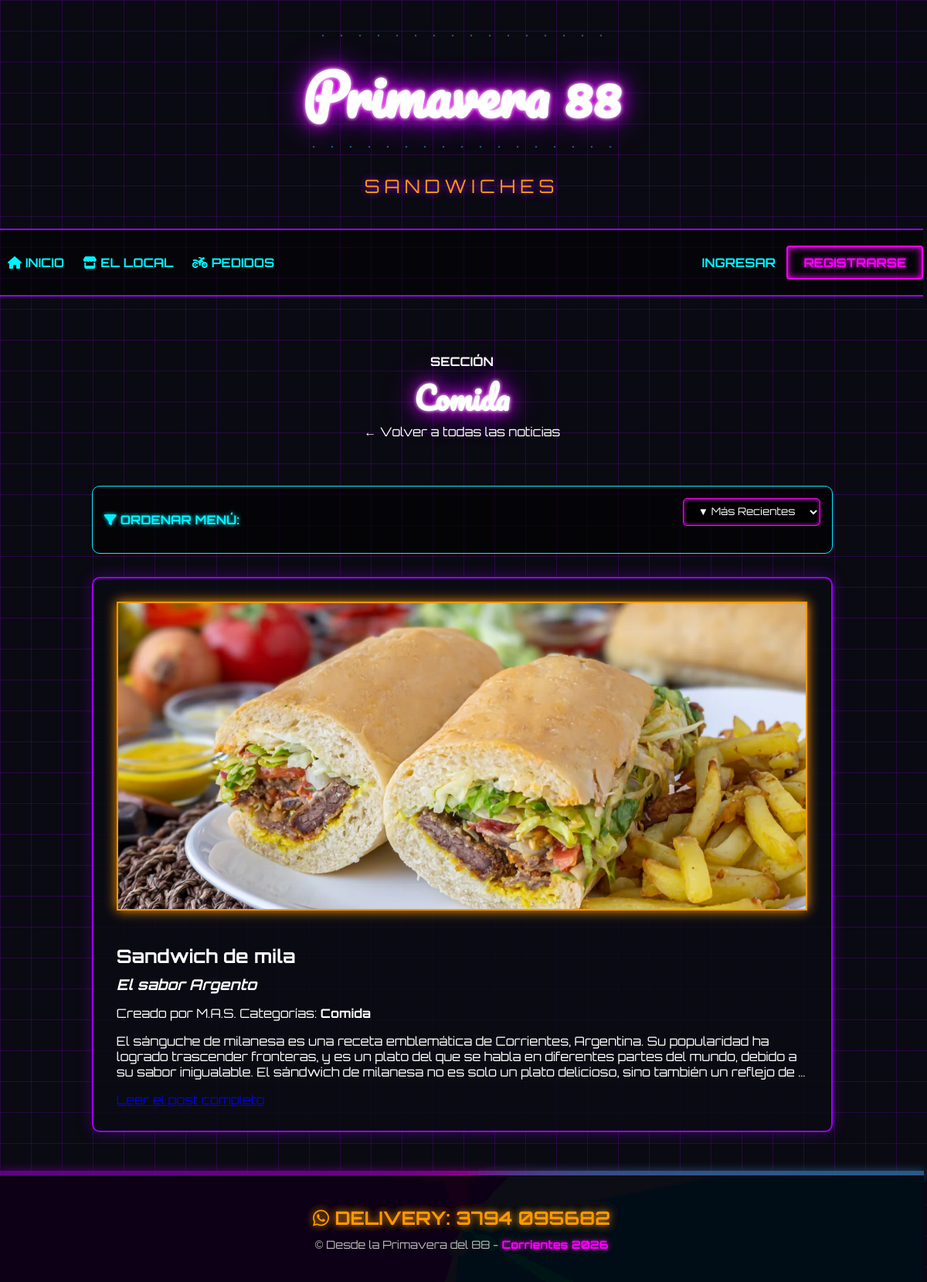
The app's page /categoria/1/ with its own data.
### blogInfo/models.py (models this page shows, shortened)
class Categoria(models.Model):
    nombre = models.CharField(max_length=100)
    class Meta:
        verbose_name_plural = "Categorías" #aparece en español "Categorías" en el admin

class Post(models.Model):
    autor_post = models.ForeignKey("Autor", on_delete=models.CASCADE)
    titulo = models.CharField(max_length=200)
    subtitulo = models.CharField(max_length=300, blank=True, null=True, verbose_name="Subtítulo")
    imagen = models.ImageField(upload_to='blog_images/', blank=True, null=True, verbose_name="Imagen de Portada")
    contenido = models.TextField()
    fecha_creacion = models.DateTimeField(default=timezone.now)
    fecha_actualizacion = models.DateTimeField(auto_now=True)
    fecha_publicacion = models.DateTimeField(blank=True, null=True)
    categorias = models.ManyToManyField("Categoria", related_name="posts", blank=True)
    vistas = models.PositiveIntegerField(default=0)
    likes = models.ManyToManyField(User, related_name='blog_posts_likes', blank=True)
    class Meta:
        ordering = ['-fecha_publicacion']

class Autor(models.Model):
    id_autor = models.BigAutoField(primary_key=True)
    user = models.OneToOneField(User, on_delete=models.CASCADE)
    nombre = models.CharField(max_length=200)
    email = models.EmailField(unique=True)
    biografia = models.TextField(blank=True, null=True)
    facebook = models.URLField(blank=True, null=True)
    twitter = models.URLField(blank=True, null=True)
    instagram = models.URLField(blank=True, null=True)

### blogInfo/views.py (the view)
# urls.py: path('categoria/<int:category_id>/', views.category_posts, name='categoria_posts'),
def category_posts(request, category_id):
    categoria = get_object_or_404(Categoria, id=category_id)
    posts = Post.objects.filter(categorias=categoria)
    orden = request.GET.get('orden')
    if orden == 'antiguedad_asc':
        posts = posts.order_by('fecha_publicacion')
    elif orden == 'antiguedad_desc':
        posts = posts.order_by('-fecha_publicacion')
    elif orden == 'alfabetico_asc':
        posts = posts.order_by('titulo')
    elif orden == 'alfabetico_desc':
        posts = posts.order_by('-titulo')
    else:
        posts = posts.order_by('-fecha_publicacion') # Default
    return render(request, 'blogInfo/home.html', {
        'posts': posts,
        'categoria_seleccionada': categoria
    })

### blogInfo/templates/blogInfo/home.html (shortened to what this page needs)
{% extends 'base.html' %}
{% block content %}
    {% if categoria_seleccionada %}
        <div style="text-align: center; margin-bottom: 40px; border-bottom: 2px solid var(--ink-primary);">
            <h2 style="font-family: var(--font-heading); color: var(--ink-muted); text-transform: uppercase; font-size: 1rem;">Sección</h2>
            <h1 class="main-title" style="margin-top: 0; font-size: 2.5rem;">{{ categoria_seleccionada.nombre }}</h1>
            <a href="{% url 'home' %}" style="color: var(--ink-secondary); text-decoration: none;">&larr; Volver a todas las noticias</a>
            <br><br>
        </div>
    {% endif %}
   <div style="
        margin-bottom: 30px;
        padding: 15px;
        border: 1px solid var(--neon-blue);
        background-color: rgba(0, 0, 0, 0.6);
        border-radius: 10px;
        display: flex;
        justify-content: space-between;
        align-items: center;
        flex-wrap: wrap;
        gap: 10px;">
        <span style="font-family: var(--font-tech); color: var(--neon-blue); font-weight: bold; text-shadow: 0 0 5px var(--neon-blue);">
            <i class="fas fa-filter"></i> ORDENAR MENÚ:
        </span>
        <form method="get" style="margin: 0;">
            <select name="orden" onchange="this.form.submit()" style="
                background-color: #000;
                color: #fff;
                border: 1px solid var(--neon-pink);
                padding: 8px 15px;
                font-family: var(--font-tech);
                border-radius: 5px;
                cursor: pointer;
                outline: none;
                box-shadow: 0 0 5px var(--neon-pink) inset;">
                <option value="antiguedad_desc" {% if request.GET.orden == 'antiguedad_desc' %}selected{% endif %}>▼ Más Recientes</option>
            </select>
        </form>
    </div>
    {% for post in posts %}
    <div class="post-card">
        {% if post.imagen %}
            <img src="{{ post.imagen.url }}" class="post-image" alt="{{ post.titulo }}">
        {% endif %}
        <div class="post-content">
            <h2 class="post-title">{{ post.titulo }}</h2>
            {% if post.subtitulo %}
                <h3 style="font-family: var(--font-body); font-size: 1.2rem; margin-top: -10px; margin-bottom: 15px; font-style: italic;">
                    {{ post.subtitulo }}
                </h3>
            {% endif %}
            <span class="post-meta">
                {{ post.fecha_publicacion|date:"d F Y" }}  Creado por {{ post.autor_post.nombre }}
                Categorías:
                {% for cat in post.categorias.all %}
                    <a href="{% url 'categoria_posts' cat.id %}" style="color: var(--ink-primary); font-weight: bold; text-decoration: none;">
                        {{ cat.nombre }}
                    </a>{% if not forloop.last %}, {% endif %}
                {% endfor %}
            </span>
            <p class="post-excerpt">
                {{ post.contenido|truncatewords:50 }}
            </p>
            <a href="{% url 'post_detail' post.pk %}" class="btn-read">Leer el post completo</a>
        </div>
    </div>
    {% empty %}
        <p style="text-align: center; font-size: 1.5rem;">No hay posts en esta sección.</p>
    {% endfor %}
{% endblock %}

### static/css/styles.css (style rules this page uses)
:root { --bg-dark: #0a0a12; --neon-pink: #ff00ff; --neon-purple: #9d00ff; --neon-orange: #ff9900; --neon-blue: #00f3ff; --font-neon-script: 'Pacifico', cursive; --font-tech: 'Orbitron', sans-serif; }
* { box-sizing: border-box; max-width: 99.9%; }
body { background-color: var(--bg-dark); background-image: linear-gradient(rgba(157, 0, 255, 0.2) 1px, transparent 1px), linear-gradient(90deg, rgba(157, 0, 255, 0.2) 1px, transparent 1px); background-size: 40px 40px; color: #fff; font-family: var(--font-tech); margin: 0; min-height: 100vh; display: flex; flex-direction: column; overflow-x: hidden; }
h1.main-title { font-family: var(--font-neon-script); font-size: 4.5rem; text-align: center; margin: 30px 0 10px 0; color: #fff; line-height: 1.2; text-shadow: 0 0 5px #fff, 0 0 20px var(--neon-pink), 0 0 40px var(--neon-purple); animation: flicker 2s infinite alternate; }
.post-card, .form-container { background: rgba(10, 10, 18, 0.8); border: 2px solid var(--neon-purple); padding: 30px; margin-bottom: 30px; box-shadow: 0 0 20px rgba(157, 0, 255, 0.3); border-radius: 10px; overflow: hidden; }
.post-image { width: 100%; height: auto; max-height: 400px; object-fit: cover; border: 2px solid var(--neon-orange); box-shadow: 0 0 15px var(--neon-orange); margin-bottom: 20px; }
input, textarea, select { background: rgba(0, 0, 0, 0.5); border: 2px solid var(--neon-blue); color: #fff; padding: 15px; font-family: var(--font-tech); width: 100%; box-sizing: border-box; margin-bottom: 20px; border-radius: 5px; }
:root { --b: 6px; }

### records on screen
Categoria: nombre "Comida"
Post: imagen (picture), titulo "Sandwich de mila", subtitulo "El sabor Argento", autor_post.nombre "M.A.S.", contenido "El sánguche de milanesa es una receta emblemática de Corrientes, Argentina. Su popularidad ha logrado trascender fronteras, y es un plato del que se habla en diferentes partes del mundo, debido a su sabor inigualable. El sándwich de milanesa no es solo un plato delicioso, sino también un reflejo de …"
